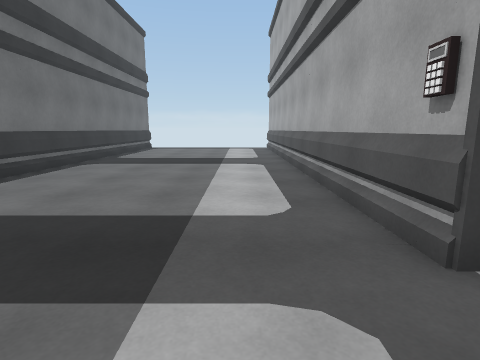
[1] (above)

24 first-person views from a walk through a 3-D level made in the Unity game engine. The camera is 1.3 m above the floor, tilts 10° down and sees 80° across. The floor is counted in squares, 1 m on a side. Each view is taken from the middle of a square. On the plan, view 1 faces up. The plan holds only what a view shows up to about 13 squares ahead; the rest is blank. The place goes on beyond the plan. The player character is not drawn. Door leaves are left out, so doorways stand open.

[2]
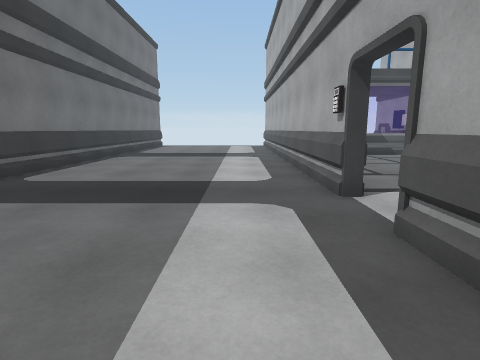

[3]
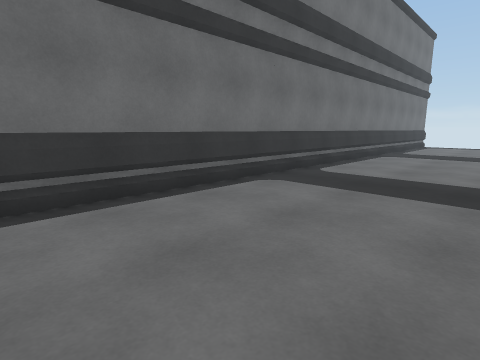

[4]
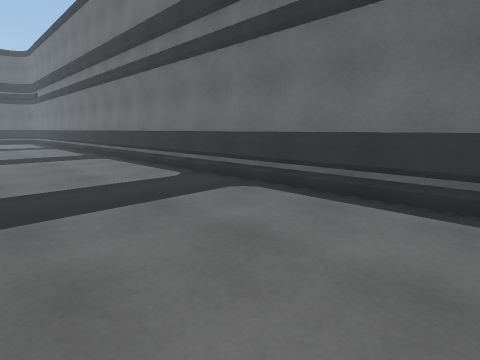

[5]
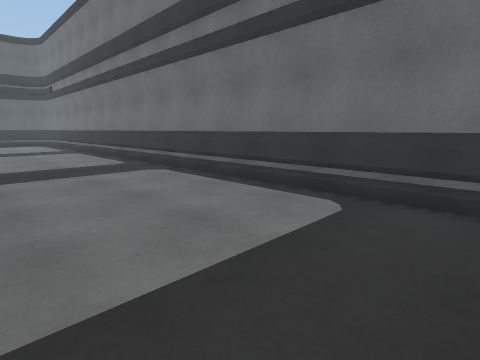

[6]
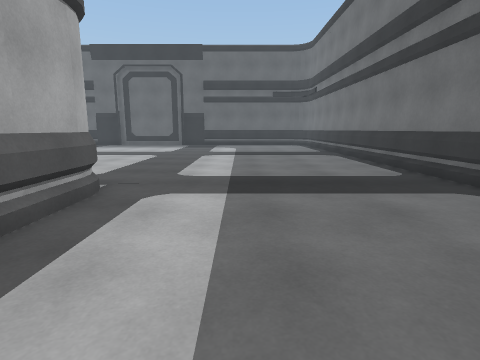

[7]
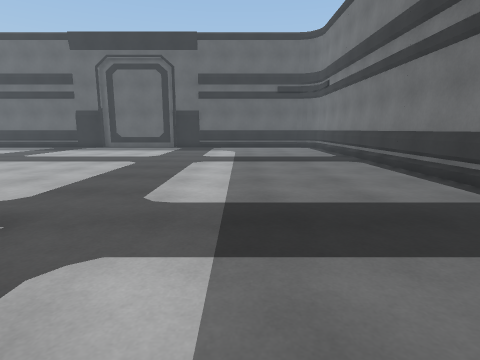

[8]
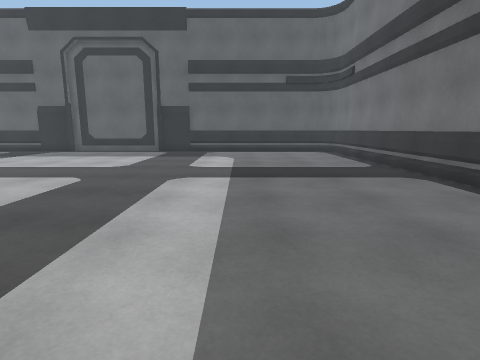

[9]
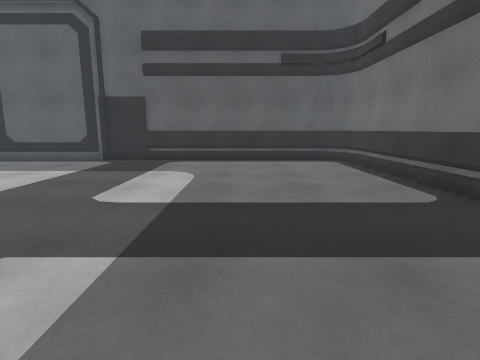

[10]
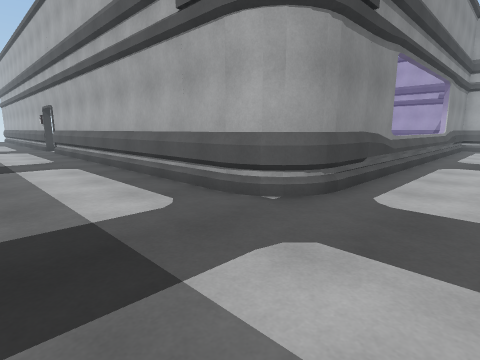

[11]
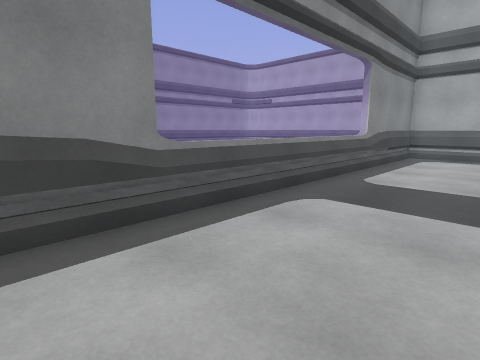

[12]
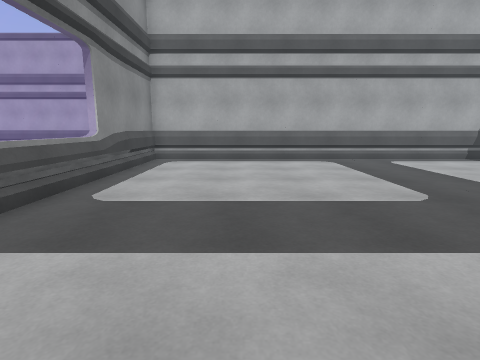

[13]
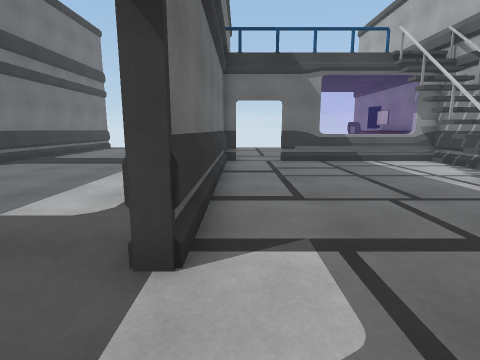

[14]
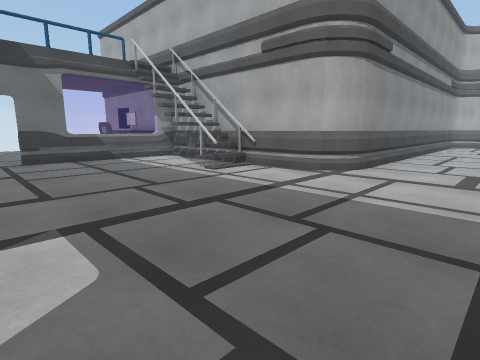

[15]
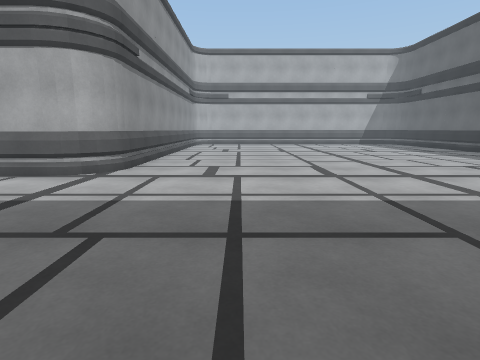

[16]
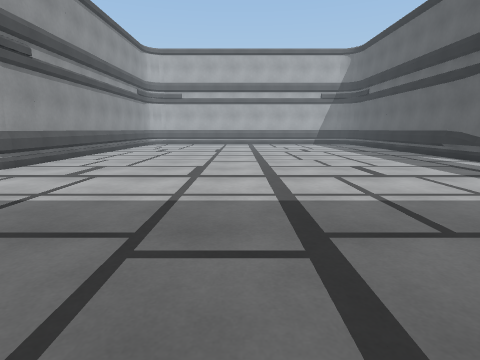

[17]
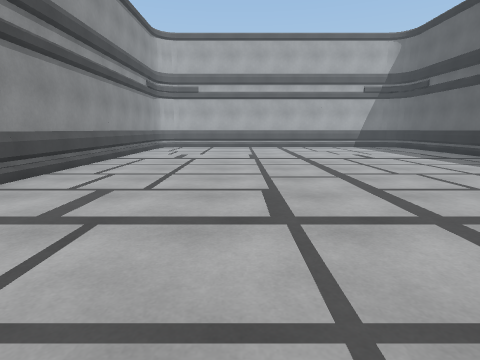

[18]
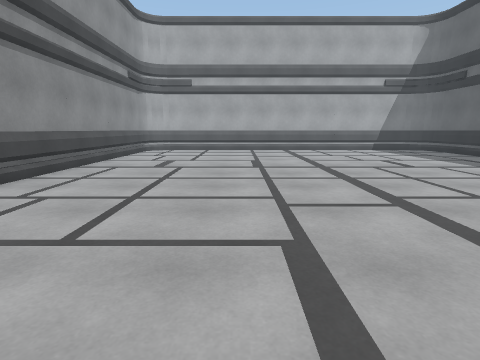

[19]
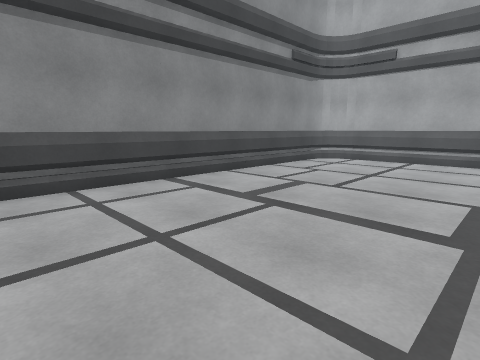

[20]
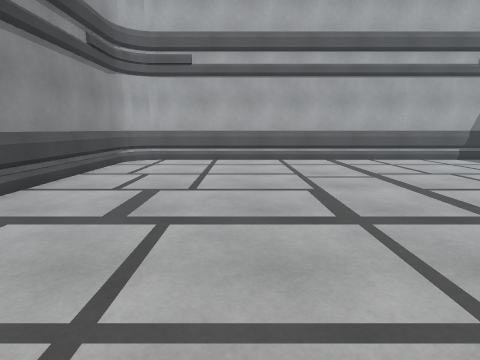

[21]
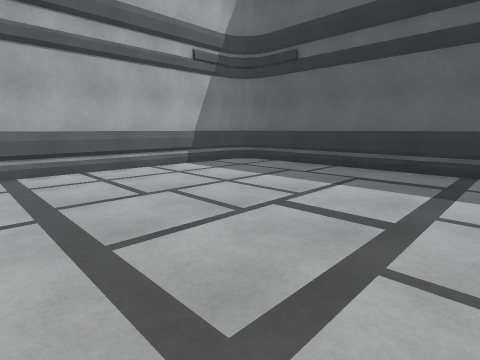

[22]
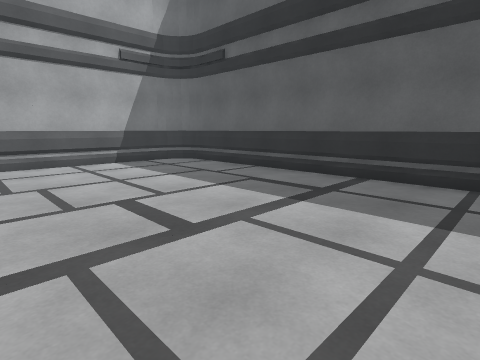

[23]
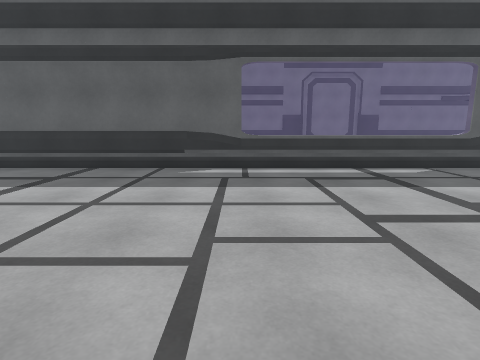

[24]
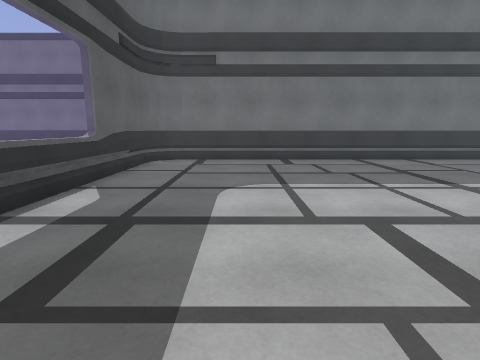

### Floor plan
Ten units are one square. View 1 is at (0, 0); x grows to the right and y downward. Boxes are objects, and circles mark ways between rooms. Rooms are numbered by the first view taken in them; rooms with no view inside come last. Other rooms are left out.
<svg viewBox="-71 -137 362 469">
<path fill="none" stroke="#000" d="M30 150 24 145 20 137 21 34M38 151 28 150 22 141 21 134M72 151 62 152M159 152 149 151M21 9 21 -6M40 327 86 327M41 327 49 326M-66 310 -65 316 -60 324 -51 325M21 -34 21 -131M79 326 87 327M-52 324 39 324M-62 320 -58 324M-61 322 -55 324M199 298 199 151 34 151 27 148M-66 -132 -66 311M129 -27 122 -28M120 -30 115 -35 112 -42 112 -121 48 -121M109 -62 109 -88M149 149 159 148M90 -61 90 -88M23 4 23 137 26 143M62 148 72 148M23 134 24 139M33 148 38 149M29 146 35 149 276 149 283 144 286 138 286 -15M286 -14 285 -20 279 -28 271 -29M281 -26 274 -29 125 -29 118 -32 113 -38 112 -46M286 -18 283 -23 277 -28M108 -120 103 -121M274 149 280 147M285 140 286 135M63 -120 57 -119M23 -101 23 -34M23 -109 23 -102M29 -121 22 -121M95 -67 90 -67"/>
<rect x="15" y="-35" width="10" height="10" fill="#bbb"><title>other object</title></rect>
<circle cx="20" cy="-15" r="3" fill="#2a7"/>
<text x="20" y="150">1</text>
<text x="140" y="40">2</text>
</svg>
Room 1 opens to room 2.

Where each view was taken, in squares from view 1:
view 1: 0 up, 0 right, facing up
view 2: 3 down, 0 right, facing up
view 3: 4 down, 1 left, facing up-left
view 4: 0 up, 1 left, facing down-left
view 5: 5 down, 1 left, facing down-left
view 6: 8 down, 1 left, facing down
view 7: 11 down, 1 left, facing down
view 8: 15 down, 1 left, facing down
view 9: 20 down, 2 left, facing down
view 10: 18 down, 2 left, facing up-right
view 11: 19 down, 5 right, facing up-right
view 12: 19 down, 7 right, facing right
view 13: 0 up, 3 right, facing up
view 14: 1 down, 3 right, facing up-right
view 15: 1 down, 3 right, facing right
view 16: 5 down, 3 right, facing right
view 17: 3 down, 7 right, facing right
view 18: 3 down, 10 right, facing right
view 19: 4 down, 16 right, facing up-right
view 20: 2 down, 16 right, facing right
view 21: 5 down, 19 right, facing down-right
view 22: 7 down, 17 right, facing down-right
view 23: 5 down, 15 right, facing down
view 24: 11 down, 15 right, facing left
